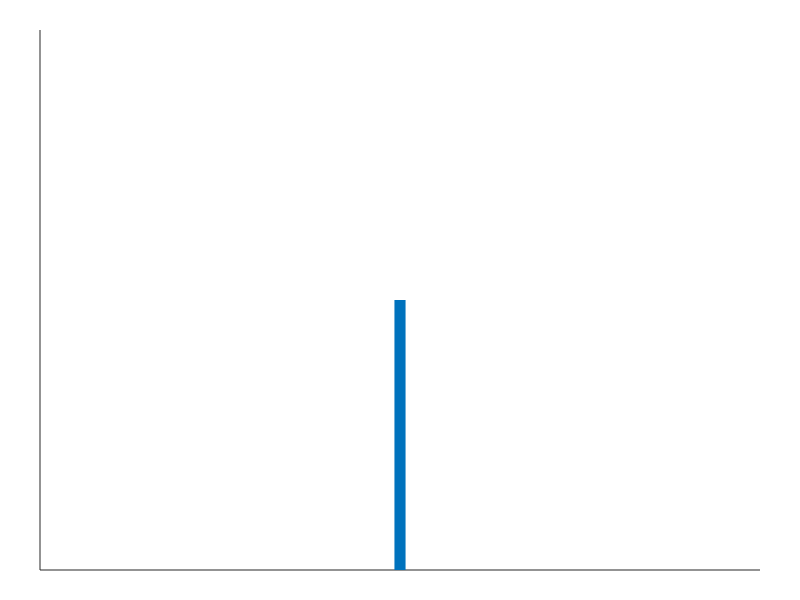

The MATLAB script that drew this image:
% Save points generated with mouse clicks
function generateLine

    % Size of the 'playing field'.
    maxX = 1920;
    maxY = 1080;
    % Create figure and axis
    hFig = figure;
    ax = axes(hFig);
    % Initialize line
    line(ax, maxX/2*[1 1 1], [0 1080/2-10 1080/2], 'LineWidth', 8);
    hold on;
    % Configure figure
    set(hFig, 'menubar', 'none');
    set(hFig, 'InnerPosition', [1 41 1920 1017]);
    set(hFig, 'OuterPosition', [-7 33 1936 1056]);
    set(hFig, 'Color', [0.8 0.2 0.2]);
    % Configure axis
    set(ax, 'XTick', []);
    set(ax, 'YTick', []);
    set(ax, 'XLim', [0 maxX]);
    set(ax, 'YLim', [0 maxY]);
    set(ax, 'Position', [0.05 0.05 0.9 0.9]);
    % Configure callback functions
    set(hFig, 'WindowButtonDownFcn', @(hFig, event)mousePressCallback(hFig, event));
    set(hFig, 'WindowKeyPressFcn',     @(hFig, event)keyPressCallback(hFig, event));
    set(hFig, 'WindowKeyReleaseFcn',   @(hFig, event)keyReleaCallback(hFig, event));
    
end

function [hFig, event] = mousePressCallback(hFig, event)
    % Check which key was pressed
    switch hFig.SelectionType
        case 'normal'
           if hFig.UserData
               hFig.Children.Children.XData(end+1) = hFig.Children.CurrentPoint(1,1);
               hFig.Children.Children.YData(end+1) = hFig.Children.CurrentPoint(1,2);
           end
        case 'alt'
           if hFig.UserData
               hFig.Children.Children.XData(end) = [];
               hFig.Children.Children.YData(end) = [];
           end
        case 'extend'
           close all;
        otherwise
            error('Unexpected event');
    end
end

function [hFig, event] = keyPressCallback(hFig, event)
    % Check which key was pressed
    switch event.Character
        case 'a'
           hFig.UserData = true;
        otherwise
            error('Unexpected event');
    end
end

function [hFig, event] = keyReleaCallback(hFig, event)
    % Check which key was pressed
    switch event.Character
        case 'a'
           hFig.UserData = false;
        otherwise
            error('Unexpected event');
    end
end